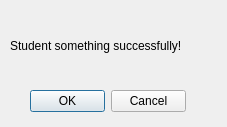
<?xml version="1.0" encoding="UTF-8"?>
<ui version="4.0">
 <class>Dialog</class>
 <widget class="QDialog" name="Dialog">
  <property name="geometry">
   <rect>
    <x>0</x>
    <y>0</y>
    <width>227</width>
    <height>127</height>
   </rect>
  </property>
  <property name="sizePolicy">
   <sizepolicy hsizetype="Preferred" vsizetype="Fixed">
    <horstretch>0</horstretch>
    <verstretch>0</verstretch>
   </sizepolicy>
  </property>
  <property name="windowTitle">
   <string>Dialog</string>
  </property>
  <widget class="QDialogButtonBox" name="dlgBtnOkCancel">
   <property name="geometry">
    <rect>
     <x>30</x>
     <y>90</y>
     <width>156</width>
     <height>23</height>
    </rect>
   </property>
   <property name="standardButtons">
    <set>QDialogButtonBox::Cancel|QDialogButtonBox::Ok</set>
   </property>
   <property name="centerButtons">
    <bool>true</bool>
   </property>
  </widget>
  <widget class="QLabel" name="lblDialogConfirm">
   <property name="geometry">
    <rect>
     <x>10</x>
     <y>20</y>
     <width>221</width>
     <height>51</height>
    </rect>
   </property>
   <property name="sizePolicy">
    <sizepolicy hsizetype="Preferred" vsizetype="Preferred">
     <horstretch>0</horstretch>
     <verstretch>0</verstretch>
    </sizepolicy>
   </property>
   <property name="text">
    <string>Student something successfully!</string>
   </property>
  </widget>
 </widget>
 <resources/>
 <connections/>
</ui>
